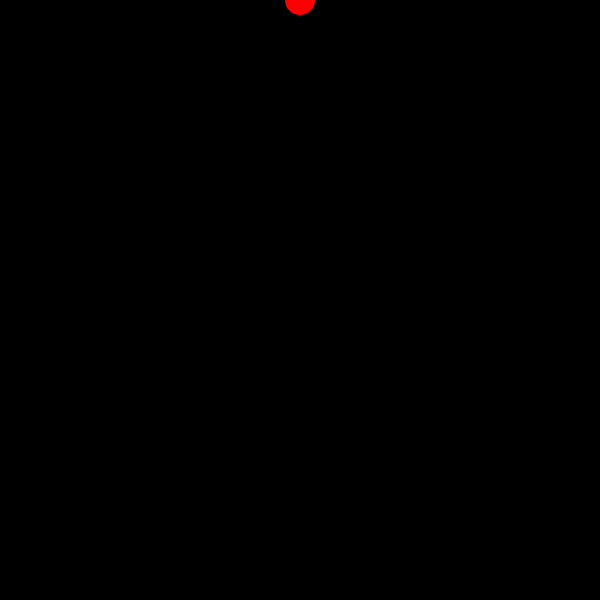
Frame 1 (no input)
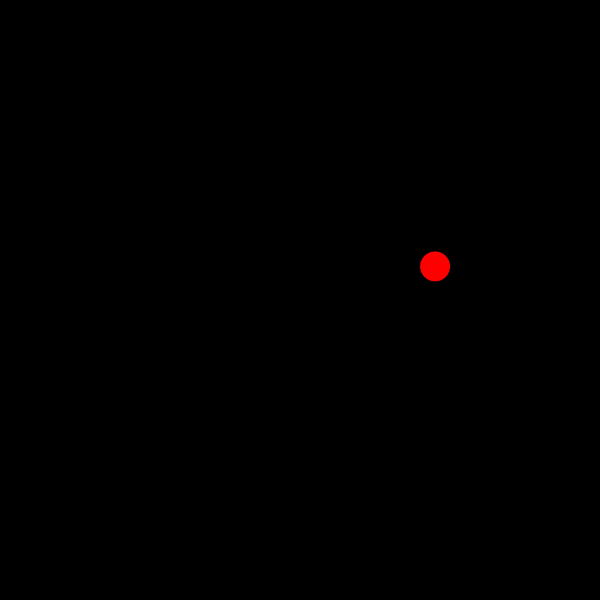
Frame 60 (the mouse pressed at the canvas centre just before this capture)
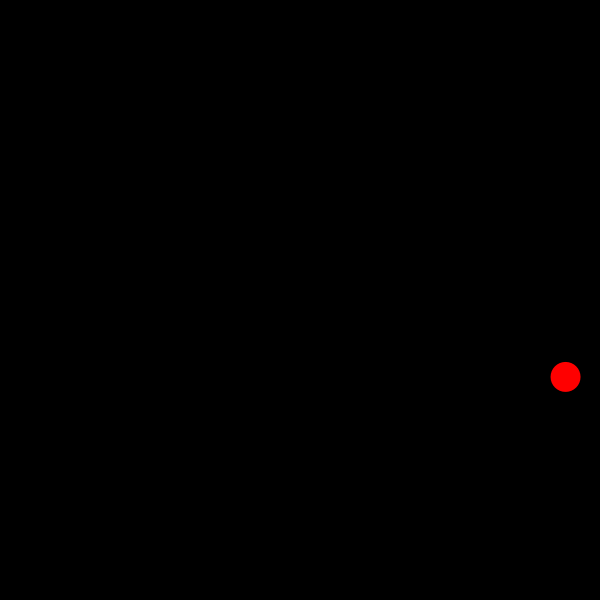
Frame 120 (the mouse held since frame 60 and released just before this capture)

The Processing sketch that drew these frames (run headless with seeded random() and noise(); from frame 60 on, the mouse is pressed at the canvas centre):

// Processing sketch: A1Q5
// ── A1Q5.pde
/*

Assignment 01 - The Bouncing Ball
By Vincent Nguyen

STEP 05:
Now, as the ball is bouncing and gradually losing energy,
add wind. In other words, make it look like there is a
slight wind blowing from the left side of the screen to
the right side. When the ball hits the right wall, it will
bounce back, and it will lose energy. Eventually, it should
settle down in the bottom right corner. HINT: You already
have a ySpeed and a yPosition, but to do this one you will
also want to have an xSpeed and an xPosition.

*/

float xPos, yPos;
float xSpeed, ySpeed;
float xAccel, yAccel;

void setup() {
  size(600,600);
  noStroke();
  ellipseMode(CENTER);
  xPos = 300;
  yPos = 0;
  xSpeed = 2;
  ySpeed = 2;
  xAccel = 0.01;
  yAccel = 0.1;
}

void draw() {
  background(0);
  fill(#FF0000);
  ellipse(xPos,yPos,30,30);
  fill(#FFFFFF,80);
  
  xPos += xSpeed;
  xSpeed += xAccel;
  yPos += ySpeed; //Adds speed to position
  ySpeed += yAccel; //Adds gravity to speed
  
  if (yPos >= height - 15) {
    ySpeed *= -0.90;
    yPos = height - 15;
  } else if (yPos <= 15) {
    ySpeed *= -0.90;
    yPos = 15;
  }
  
  if (xPos >= width - 15) {
    xSpeed *= -0.90;
    xPos = width - 15;
  } else if (xPos <= 15) {
    xSpeed *= -0.90;
    xPos = 15;
  }
}
